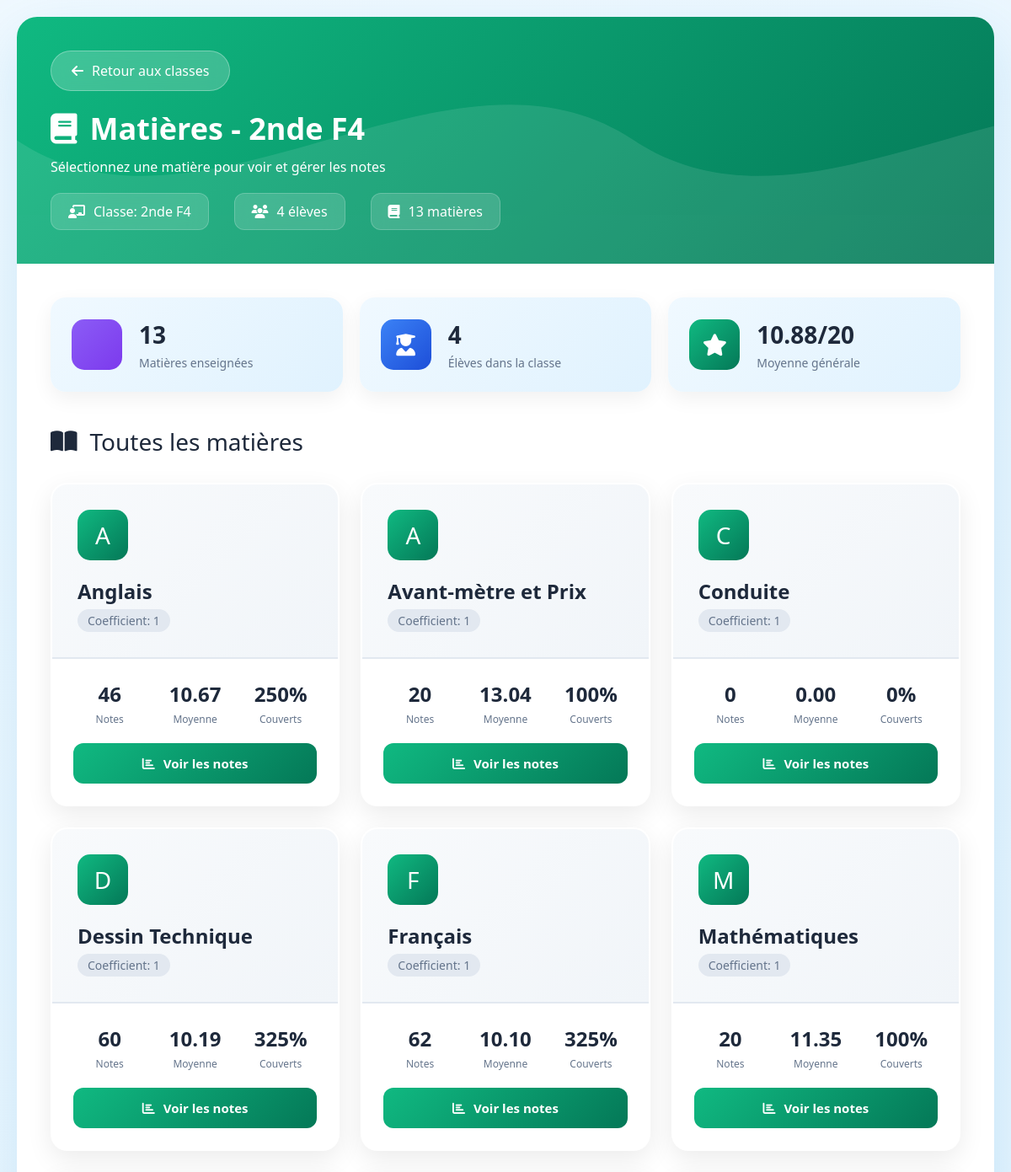
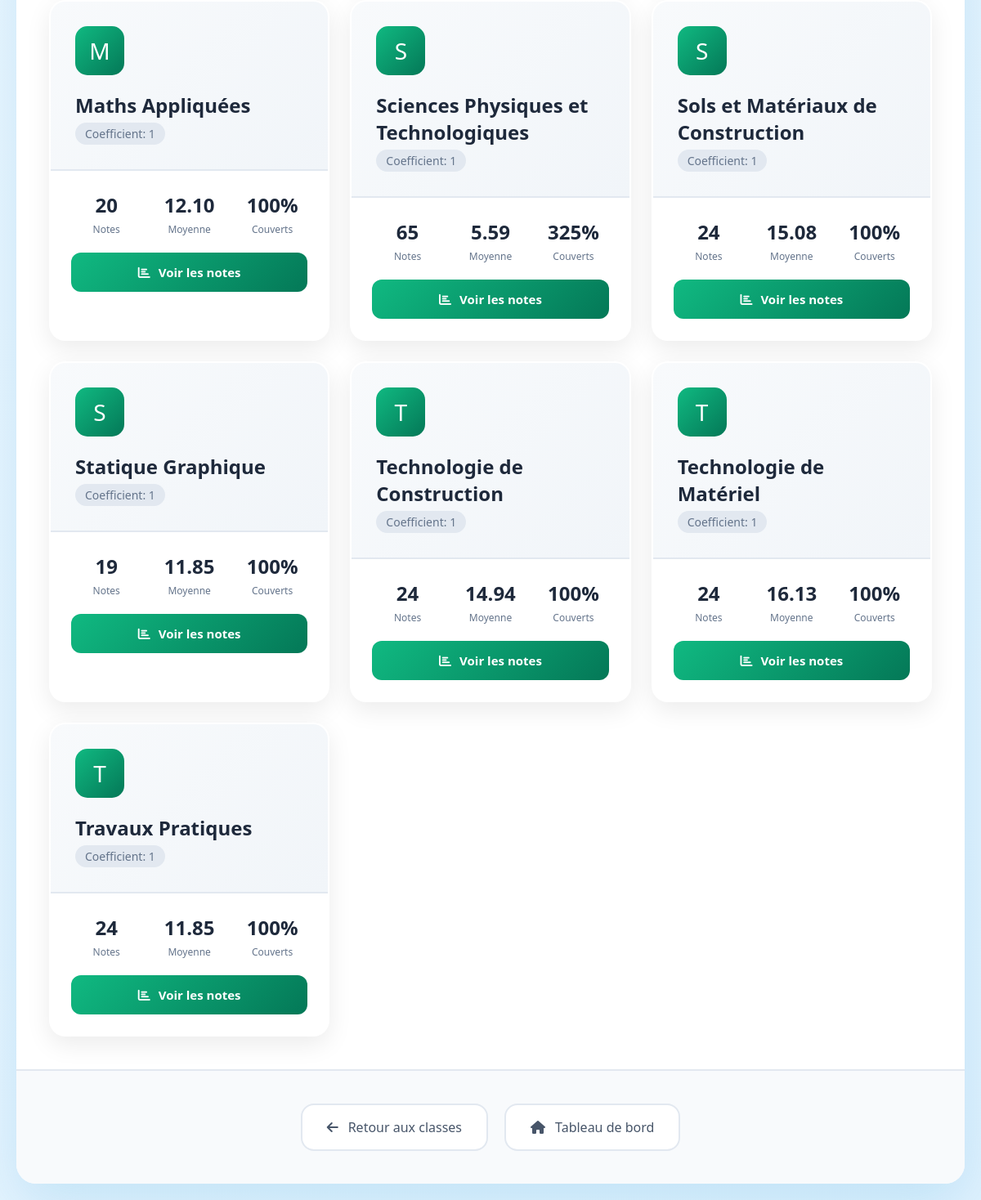
The app's page /Ecole/notes/matieres.php?classe_id=6 (signed in) with its own data (2 pictures, top to bottom).
### tables this page shows
CREATE TABLE `classes` (
  `id` int(11) NOT NULL,
  `nom_classe` varchar(20) NOT NULL
);

CREATE TABLE `matieres` (
  `id` int(11) NOT NULL,
  `nom_matiere` varchar(50) DEFAULT NULL,
  `coefficient` int(11) DEFAULT 1
);

### Ecole/notes/matieres.php (the view, shortened to what this page needs)
<?php
require_once '../config/database.php';
$classe_id = (int)$_GET['classe_id'];
$stmt = $pdo->prepare("SELECT * FROM classes WHERE id = ?");
$stmt->execute([$classe_id]);
$classe = $stmt->fetch();
$stmt = $pdo->prepare("
    SELECT m.*
    FROM matieres m
    INNER JOIN classe_matiere cm ON cm.matiere_id = m.id
    WHERE cm.classe_id = ?
    ORDER BY m.nom_matiere
");
$stmt->execute([$classe_id]);
$matieres = $stmt->fetchAll(PDO::FETCH_ASSOC);
$stmt = $pdo->prepare("
    SELECT
        m.id,
        COUNT(n.id) AS nb_notes,
        AVG(n.note) AS moyenne,
        COUNT(DISTINCT n.eleve_id) AS nb_eleves_notes
    FROM matieres m
    INNER JOIN classe_matiere cm ON cm.matiere_id = m.id
    LEFT JOIN notes n
        ON n.matiere_id = m.id
    LEFT JOIN eleves e
        ON e.id = n.eleve_id AND e.classe_id = ?
    WHERE cm.classe_id = ?
    GROUP BY m.id
");
$stmt->execute([$classe_id, $classe_id]);
$stats_bruts = $stmt->fetchAll(PDO::FETCH_ASSOC);
$stats_matieres = [];
foreach ($stats_bruts as $row) {
    $stats_matieres[$row['id']] = [
        'nb_notes' => (int)$row['nb_notes'],
        'moyenne' => (float)$row['moyenne'],
        'nb_eleves_notes' => (int)$row['nb_eleves_notes']
    ];
}
$stmt = $pdo->prepare("SELECT COUNT(*) FROM eleves WHERE classe_id = ?");
$stmt->execute([$classe_id]);
$nb_eleves = $stmt->fetchColumn();
?>
<!DOCTYPE html>
<html lang="fr">
<head>
    <link rel="stylesheet" href="https://cdnjs.cloudflare.com/ajax/libs/font-awesome/6.4.0/css/all.min.css">
</head>
<body>
    <div class="container">
        <div class="header">
            <div class="header-content">
                <a href="classes.php" class="back-btn">
                    <i class="fas fa-arrow-left"></i>
                    Retour aux classes
                </a>
                <h1><i class="fas fa-book"></i> Matières - <?php echo htmlspecialchars($classe['nom_classe']); ?></h1>
                <p>Sélectionnez une matière pour voir et gérer les notes</p>
                <div class="header-info">
                    <div class="info-item">
                        <i class="fas fa-chalkboard-teacher"></i>
                        <span>Classe: <?php echo htmlspecialchars($classe['nom_classe']); ?></span>
                    </div>
                    <div class="info-item">
                        <i class="fas fa-users"></i>
                        <span><?php echo $nb_eleves; ?> élèves</span>
                    </div>
                    <div class="info-item">
                        <i class="fas fa-book"></i>
                        <span><?php echo count($matieres); ?> matières</span>
                    </div>
                </div>
            </div>
        </div>
        <div class="content">
            <div class="class-stats">
                <div class="class-stat-card">
                    <div class="class-stat-icon subjects">
                    </div>
                    <div class="class-stat-content">
                        <h3><?php echo count($matieres); ?></h3>
                        <p>Matières enseignées</p>
                    </div>
                </div>
                <div class="class-stat-card">
                    <div class="class-stat-icon students">
                        <i class="fas fa-user-graduate"></i>
                    </div>
                    <div class="class-stat-content">
                        <h3><?php echo $nb_eleves; ?></h3>
                        <p>Élèves dans la classe</p>
                    </div>
                </div>
                <div class="class-stat-card">
                    <div class="class-stat-icon avg">
                        <i class="fas fa-star"></i>
                    </div>
                    <div class="class-stat-content">
                        <h3>
                            <?php
                            $total_notes = 0;
                            $somme_notes = 0;
                            foreach ($stats_matieres as $stat) {
                                $total_notes += $stat['nb_notes'];
                                $somme_notes += $stat['moyenne'] * $stat['nb_notes'];
                            }
                            echo $total_notes > 0 ? number_format($somme_notes / $total_notes, 2) : '0.00';
                            ?>/20
                        </h3>
                        <p>Moyenne générale</p>
                    </div>
                </div>
            </div>
            <div class="page-title">
                <i class="fas fa-book-open"></i>
                <span>Toutes les matières</span>
            </div>
            <?php if (empty($matieres)): ?>
            <div class="empty-state">
                <i class="fas fa-books"></i>
                <h3>Aucune matière créée</h3>
                <p>Créez des matières pour commencer à saisir des notes</p>
            </div>
            <?php else: ?>
            <div class="matieres-grid">
                <?php foreach ($matieres as $matiere):
                        $stats = $stats_matieres[$matiere['id']] ?? ['nb_notes' => 0, 'moyenne' => 0, 'nb_eleves_notes' => 0];
                        $moyenne = $stats['moyenne'] > 0 ? number_format($stats['moyenne'], 2) : '0.00';
                        $pourcentage = $nb_eleves > 0 ? round(($stats['nb_eleves_notes'] / $nb_eleves) * 100) : 0;
                    ?>
                <div class="matiere-card"
                    onclick="window.location.href='notes_matiere.php?classe_id=<?= $classe_id ?>&matiere_id=<?= $matiere['id'] ?>'">
                    <div class="matiere-header">
                        <div class="matiere-icon">
                            <?php echo strtoupper(substr($matiere['nom_matiere'], 0, 1)); ?>
                        </div>
                        <h3 class="matiere-name"><?php echo htmlspecialchars($matiere['nom_matiere']); ?></h3>
                        <span class="matiere-coeff">Coefficient: <?php echo $matiere['coefficient']; ?></span>
                    </div>
                    <div class="matiere-body">
                        <div class="stats">
                            <div class="stat-item">
                                <div class="stat-value"><?php echo $stats['nb_notes']; ?></div>
                                <div class="stat-label">Notes</div>
                            </div>
                            <div class="stat-item">
                                <div class="stat-value"><?php echo $moyenne; ?></div>
                                <div class="stat-label">Moyenne</div>
                            </div>
                            <div class="stat-item">
                                <div class="stat-value"><?php echo $pourcentage; ?>%</div>
                                <div class="stat-label">Couverts</div>
                            </div>
                        </div>
                        <a href="notes_matiere.php?classe_id=<?= $classe_id ?>&matiere_id=<?= $matiere['id'] ?>"
                            class="view-btn">
                            <i class="fas fa-chart-bar"></i> Voir les notes
                        </a>
                    </div>
                </div>
                <?php endforeach; ?>
            </div>
            <?php endif; ?>
        </div>
        <div class="nav-links">
            <a href="classes.php">
                <i class="fas fa-arrow-left"></i> Retour aux classes
            </a>
            <a href="../accueil.php">
                <i class="fas fa-home"></i> Tableau de bord
            </a>
        </div>
    </div>
</body>
</html>

### Ecole/notes/matieres.php (style rules this page uses)
* { margin: 0; padding: 0; box-sizing: border-box; font-family: 'Segoe UI', Tahoma, Geneva, Verdana, sans-serif; }
body { background: linear-gradient(135deg, #f0f9ff 0%, #e0f2fe 100%); min-height: 100vh; padding: 20px; }
.container { max-width: 1200px; margin: 0 auto; background: white; border-radius: 24px; box-shadow: 0 25px 70px rgba(2, 132, 199, 0.15); overflow: hidden; animation: fadeIn 0.6s ease-out; }
.header { background: linear-gradient(135deg, #10b981 0%, #047857 100%); color: white; padding: 40px; position: relative; overflow: hidden; }
.header::before { content: ''; position: absolute; top: 0; left: 0; right: 0; bottom: 0; background-size: cover; }
.header-content { position: relative; z-index: 2; }
.back-btn { display: inline-flex; align-items: center; gap: 10px; padding: 12px 24px; background: rgba(255, 255, 255, 0.2); color: white; text-decoration: none; border-radius: 50px; margin-bottom: 20px; backdrop-filter: blur(10px); border: 1px solid rgba(255, 255, 255, 0.3); transition: all 0.3s ease; }
.header h1 { font-size: 36px; font-weight: 700; margin-bottom: 10px; display: flex; align-items: center; gap: 15px; }
.header-info { display: flex; align-items: center; gap: 30px; margin-top: 20px; flex-wrap: wrap; }
.info-item { display: flex; align-items: center; gap: 10px; background: rgba(255, 255, 255, 0.15); padding: 10px 20px; border-radius: 12px; backdrop-filter: blur(10px); border: 1px solid rgba(255, 255, 255, 0.2); }
.content { padding: 40px; }
.page-title { font-size: 28px; color: #1e293b; margin-bottom: 30px; display: flex; align-items: center; gap: 15px; }
.matieres-grid { display: grid; grid-template-columns: repeat(auto-fill, minmax(300px, 1fr)); gap: 25px; margin-top: 20px; }
.matiere-card { background: white; border-radius: 20px; overflow: hidden; box-shadow: 0 10px 30px rgba(0, 0, 0, 0.08); transition: all 0.3s ease; cursor: pointer; border: 2px solid transparent; }
.matiere-header { padding: 30px; background: linear-gradient(135deg, #f8fafc, #f1f5f9); border-bottom: 2px solid #e2e8f0; }
.matiere-icon { width: 60px; height: 60px; background: linear-gradient(135deg, #10b981, #047857); color: white; border-radius: 15px; display: flex; align-items: center; justify-content: center; font-size: 28px; margin-bottom: 20px; }
.matiere-name { font-size: 24px; font-weight: 700; color: #1e293b; margin-bottom: 5px; }
.matiere-coeff { font-size: 14px; color: #64748b; background: #e2e8f0; padding: 4px 12px; border-radius: 20px; display: inline-block; }
.matiere-body { padding: 25px; }
.stats { display: grid; grid-template-columns: repeat(3, 1fr); gap: 15px; margin-bottom: 20px; }
.stat-item { text-align: center; }
.stat-value { font-size: 24px; font-weight: 700; color: #1e293b; margin-bottom: 5px; }
.stat-label { font-size: 12px; color: #64748b; font-weight: 500; }
.view-btn { display: block; width: 100%; padding: 14px; background: linear-gradient(135deg, #10b981, #047857); color: white; border: none; border-radius: 12px; font-size: 15px; font-weight: 600; cursor: pointer; transition: all 0.3s ease; text-align: center; text-decoration: none; display: flex; align-items: center; justify-content: center; gap: 10px; }
.nav-links { display: flex; justify-content: center; gap: 20px; padding: 40px; background: #f8fafc; border-top: 2px solid #e2e8f0; flex-wrap: wrap; }
.nav-links a { padding: 16px 30px; background: white; color: #475569; text-decoration: none; border-radius: 16px; font-weight: 500; display: flex; align-items: center; gap: 12px; transition: all 0.3s ease; border: 2px solid #e2e8f0; }
.class-stats { display: grid; grid-template-columns: repeat(3, 1fr); gap: 20px; margin-bottom: 40px; }
.class-stat-card { background: linear-gradient(135deg, #f0f9ff, #e0f2fe); padding: 25px; border-radius: 18px; display: flex; align-items: center; gap: 20px; box-shadow: 0 8px 25px rgba(0, 0, 0, 0.06); }
.class-stat-icon { width: 60px; height: 60px; border-radius: 15px; display: flex; align-items: center; justify-content: center; font-size: 26px; color: white; }
.class-stat-icon.subjects { background: linear-gradient(135deg, #8b5cf6, #7c3aed); }
.class-stat-icon.students { background: linear-gradient(135deg, #3b82f6, #1d4ed8); }
.class-stat-icon.avg { background: linear-gradient(135deg, #10b981, #047857); }
.class-stat-content h3 { font-size: 28px; color: #1e293b; margin-bottom: 5px; }
.class-stat-content p { color: #64748b; font-size: 14px; font-weight: 500; }

### records on screen
classes: nom_classe "2nde F4"
matieres: nom_matiere "A", nom_matiere "Anglais", coefficient "1", nb_notes "46", moyenne "10.67", pourcentage "250"
matieres: nom_matiere "A", nom_matiere "Avant-mètre et Prix", coefficient "1", id "20", id "13.04", pourcentage "100"
matieres: nom_matiere "C", nom_matiere "Conduite", coefficient "1", nb_notes "0", id "0.00", pourcentage "0"
matieres: nom_matiere "D", nom_matiere "Dessin Technique", coefficient "1", nb_notes "60", moyenne "10.19", pourcentage "325"
matieres: nom_matiere "F", nom_matiere "Français", coefficient "1", nb_notes "62", moyenne "10.10", pourcentage "325"
matieres: nom_matiere "M", nom_matiere "Mathématiques", coefficient "1", id "20", id "11.35", pourcentage "100"
matieres: nom_matiere "M", nom_matiere "Maths Appliquées", coefficient "1", id "20", id "12.10", pourcentage "100"
matieres: nom_matiere "S", nom_matiere "Sciences Physiques et Technologiques", coefficient "1", nb_notes "65", moyenne "5.59", pourcentage "325"
matieres: nom_matiere "S", nom_matiere "Sols et Matériaux de Construction", coefficient "1", nb_notes "24", moyenne "15.08", pourcentage "100"
matieres: nom_matiere "S", nom_matiere "Statique Graphique", coefficient "1", nb_notes "19", moyenne "11.85", pourcentage "100"
matieres: nom_matiere "T", nom_matiere "Technologie de Construction", coefficient "1", id "24", id "14.94", pourcentage "100"
matieres: nom_matiere "T", nom_matiere "Technologie de Matériel", coefficient "1", id "24", id "16.13", pourcentage "100"
matieres: nom_matiere "T", nom_matiere "Travaux Pratiques", coefficient "1", nb_notes "24", moyenne "11.85", pourcentage "100"

### other values on screen
$nb_eleves "4"
count($matieres) "13"
$somme_notes / $total_notes "10.88"
